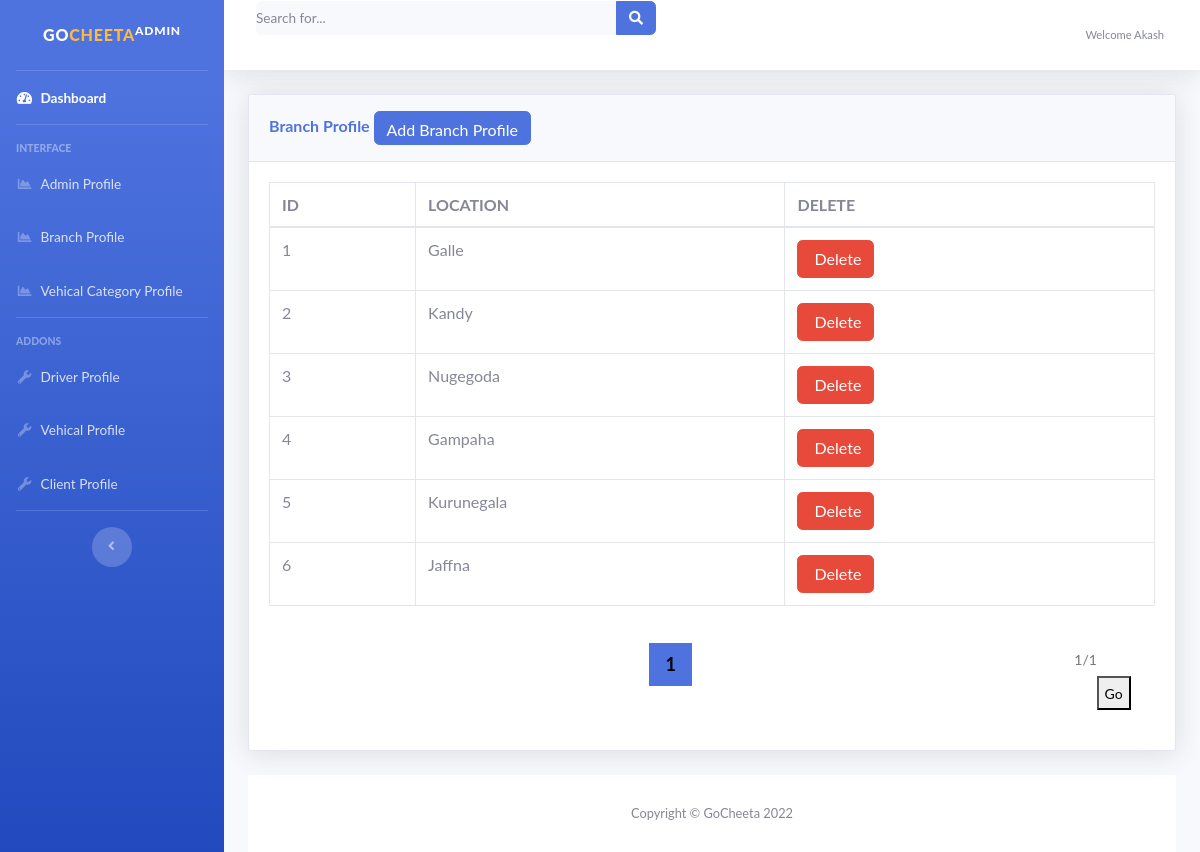
/admin/branch.php (signed in), run on the app's committed database.
### tables this page shows
CREATE TABLE `branch` (
  `id` int(11) NOT NULL,
  `location` varchar(255) NOT NULL
);

### admin/branch.php (the view, shortened to what this page needs)
<?php
include('includes/header.php');
include('includes/navbar.php');
?>
<div class="container-fluid">
  <div class="card shadow mb-4">
    <div class="card-header py-3">
      <h6 class="m-0 font-weight-bold text-primary">Branch Profile
        <button type="button" class="btn btn-primary" data-toggle="modal" data-target="#addadminprofile">
            Add Branch Profile
          </button>
      </h6>
    </div>
    <center>
    <div class="card-body">
      <div class="table-responsive">
        <table class="table table-bordered" id="dataTable" width="100%" cellspacing="0">
          <thead>
            <tr>
              <th> ID </th>
              <th> LOCATION </th>
              <th>DELETE </th>
            </tr>
          </thead>
          <tbody>
            <tr>
              <?php
                $per_page_record = 10;
                if (isset($_GET["page"])) {
                  $page  = $_GET["page"];
                }
                else {
                  $page=1;
                }
                $start_from = ($page-1) * $per_page_record;
                $query = "SELECT * FROM `branch`LIMIT $start_from, $per_page_record";
                $query_run = mysqli_query($conn,$query);
                while($row = mysqli_fetch_assoc($query_run)){
              ?>
               <td> <?php echo $row['id'] ?> </td>
                <td> <?php echo $row['location'] ?> </td>
                <td>
                <?php
                echo "<span class='btn btn-danger'><a href='?type=delete&id=".$row['id']."'>&nbspDelete</a></span>&nbsp";
                ?>
                </td>
            </tr>
            <?php
              }
            ?>
          </tbody>
        </table>
        <div class="page">
          <?php
          $query = "SELECT COUNT(*) FROM branch";
          $rs_result = mysqli_query($conn, $query);
          $row = mysqli_fetch_row($rs_result);
          $total_records = $row[0];
          $total_pages = ceil($total_records / $per_page_record);
          $pagLink = "";
          for ($i=1; $i<=$total_pages; $i++) {
            if ($i == $page) {
              $pagLink .= "<a class = 'active' href='branch.php?page="
              .$i."'>".$i." </a>";
            }
            else  {
              $pagLink .= "<a href='branch.php?page=".$i."'>
              ".$i." </a>";
            }
          };
          echo $pagLink;
          ?>
        </div>
        <div class="inline">
          <input id="page" type="number" min="1" max="<?php echo $total_pages?>"
          placeholder="<?php echo $page."/".$total_pages; ?>" required>
          <button onClick="go2Page();">Go</button>
        </div>
      </div>
    </div>
  </center>
</div>
<?php
include('includes/footer.php');
?>

### admin/includes/header.php (shortened to what this page needs)
<!DOCTYPE html>
<html lang="en">
<head>
  <link href="vendor/fontawesome-free/css/all.min.css" rel="stylesheet" type="text/css">
  <link href="css/sb-admin-2.css" rel="stylesheet">
  <link href="css/sb-admin-2.min.css" rel="stylesheet">
  <link rel="stylesheet" href="asset/css/styles.css">
</head>
<body id="page-top">
  <div id="wrapper">

### admin/includes/navbar.php (shortened to what this page needs)
   <ul class="navbar-nav bg-gradient-primary sidebar sidebar-dark accordion" id="accordionSidebar">
<a class="sidebar-brand d-flex align-items-center justify-content-center" href="index.php">
  <div class="sidebar-brand-text mx-3 sidebar-header">GO<span>Cheeta</span><sup>Admin</sup></div>
</a>
<hr class="sidebar-divider my-0">
<li class="nav-item active">
  <a class="nav-link" href="index.php">
    <i class="fas fa-fw fa-tachometer-alt"></i>
    <span>Dashboard</span></a>
</li>
<hr class="sidebar-divider">
<div class="sidebar-heading">
  Interface
</div>
<li class="nav-item">
  <a class="nav-link" href="admin_user.php">
    <i class="fas fa-fw fa-chart-area"></i>
    <span>Admin Profile</span></a>
</li>
<li class="nav-item">
  <a class="nav-link" href="branch.php">
    <i class="fas fa-fw fa-chart-area"></i>
    <span>Branch Profile</span></a>
</li><li class="nav-item">
  <a class="nav-link" href="vehical_category.php">
    <i class="fas fa-fw fa-chart-area"></i>
    <span>Vehical Category Profile</span></a>
</li>
<hr class="sidebar-divider">
<div class="sidebar-heading">
  Addons
</div>
<li class="nav-item">
  <a class="nav-link" href="driver.php">
    <i class="fas fa-fw fa-wrench"></i>
    <span>Driver Profile</span></a>
</li><li class="nav-item">
  <a class="nav-link" href="vehical.php">
    <i class="fas fa-fw fa-wrench"></i>
    <span>Vehical Profile</span></a>
</li><li class="nav-item">
  <a class="nav-link" href="client_user.php">
    <i class="fas fa-fw fa-wrench"></i>
    <span>Client Profile</span></a>
</li>
<hr class="sidebar-divider d-none d-md-block">
<div class="text-center d-none d-md-inline">
  <button class="rounded-circle border-0" id="sidebarToggle"></button>
</div>
</ul>
    <div id="content-wrapper" class="d-flex flex-column">
      <div id="content">
        <nav class="navbar navbar-expand navbar-light bg-white topbar mb-4 static-top shadow">
          <form class="d-none d-sm-inline-block form-inline mr-auto ml-md-3 my-2 my-md-0 mw-100 navbar-search">
            <div class="input-group">
              <input type="text" class="form-control bg-light border-0 small" placeholder="Search for..." aria-label="Search" aria-describedby="basic-addon2">
              <div class="input-group-append">
                <button class="btn btn-primary" type="button">
                  <i class="fas fa-search fa-sm"></i>
                </button>
              </div>
            </div>
          </form>
          <ul class="navbar-nav ml-auto">
            <li class="nav-item dropdown no-arrow d-sm-none">
            <li class="nav-item dropdown no-arrow">
              <a class="nav-link dropdown-toggle" href="#" id="userDropdown" role="button" data-toggle="dropdown" aria-haspopup="true" aria-expanded="false">
                <span class="mr-2 d-none d-lg-inline text-gray-600 small text-capitalize">
                Welcome <?php echo $_SESSION['username']; ?>
                </span>
              </a>
            </li>
          </ul>
        </nav>

### admin/includes/footer.php
      <footer class="sticky-footer bg-white">
        <div class="container my-auto">
          <div class="copyright text-center my-auto">
            <span>Copyright &copy; GoCheeta <?php echo date('Y')?> </span>
          </div>
        </div>
      </footer>
      </div>
      </div>
    </div>
</body>
</html>

### admin/asset/css/styles.css (style rules this page uses)
body { font-family: "Lato", sans-serif; margin: 0; font-weight: 400; font-size: 14px; height: 100%; }
.input-group { padding: 0%; }
.form-control { padding: 5px 0; font-size: 16px; color: #ccc; background: transparent; }
.card { overflow: hidden; -webkit-border-radius: 3px; -moz-border-radius: 3px; border-radius: 3px; background: #fff; }
.input-group { margin-bottom: 33px; border-bottom: 1px solid rgba(255, 255, 255, 0.2); }
input { outline: none; margin: 0; border: none; -webkit-box-shadow: none; -moz-box-shadow: none; box-shadow: none; width: 100%; font-size: 14px; font-family: inherit; }

### admin/branch.php (style rules this page uses)
table { border-collapse: collapse; }
.inline { display: inline-block; float: right; margin: 20px 0px; }
input, button { height: 34px; }
.page { display: inline-block; padding-left: 0; padding-bottom: 20px; list-style: none; border-radius: 0.35rem; vertical-align: middle; }
.page a { font-weight:bold; font-size:18px; color: black; float: left; padding: 8px 16px; text-decoration: none; }
.page a.active { background-color: #4e73df; }

### data on the page
branch: id "1", location "Galle"
branch: id "2", location "Kandy"
branch: id "3", location "Nugegoda"
branch: id "4", location "Gampaha"
branch: id "5", location "Kurunegala"
branch: id "6", location "Jaffna"

### other printed values
$_SESSION['username'] "Akash"
